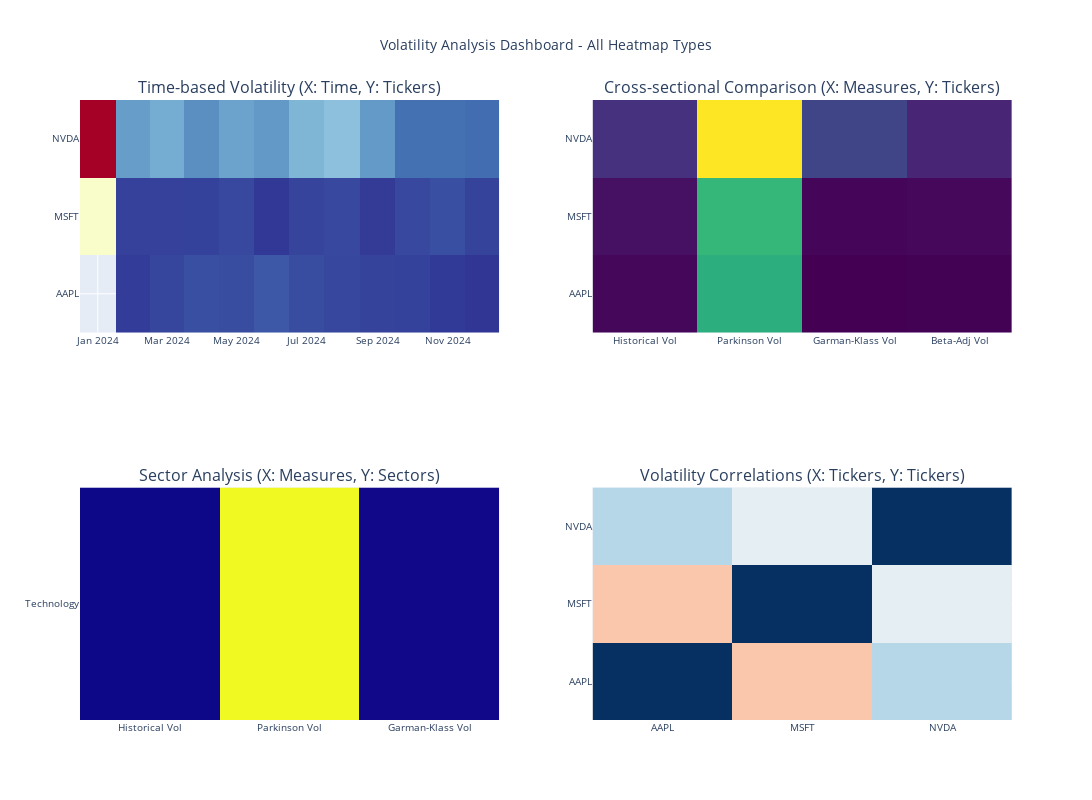

Write notebook code for a chart like this one.
### Markdown cell above
## Combined Dashboard View

Create a comprehensive dashboard showing all heatmaps in a single view.

### Code cell
# COMBINED DASHBOARD - All 4 heatmaps in subplots
fig_combined = make_subplots(
    rows=2, cols=2,
    subplot_titles=[
        'Time-based Volatility (X: Time, Y: Tickers)',
        'Cross-sectional Comparison (X: Measures, Y: Tickers)',
        'Sector Analysis (X: Measures, Y: Sectors)', 
        'Volatility Correlations (X: Tickers, Y: Tickers)'
    ],
    specs=[[{"type": "heatmap"}, {"type": "heatmap"}],
           [{"type": "heatmap"}, {"type": "heatmap"}]]
)

# Add heatmap 1: Time-based
fig_combined.add_trace(
    go.Heatmap(
        z=time_heatmap.T.values,
        x=time_heatmap.index.strftime('%Y-%m'),
        y=time_heatmap.columns,
        colorscale='RdYlBu_r',
        showscale=False,
        hovertemplate='Period: %{x}<br>Ticker: %{y}<br>Vol: %{z:.4f}<extra></extra>'
    ),
    row=1, col=1
)

# Add heatmap 2: Cross-sectional
fig_combined.add_trace(
    go.Heatmap(
        z=cross_sectional_heatmap.values,
        x=cross_sectional_heatmap.columns,
        y=cross_sectional_heatmap.index,
        colorscale='Viridis',
        showscale=False,
        hovertemplate='Measure: %{x}<br>Ticker: %{y}<br>Value: %{z:.4f}<extra></extra>'
    ),
    row=1, col=2
)

# Add heatmap 3: Sector
fig_combined.add_trace(
    go.Heatmap(
        z=sector_heatmap.values,
        x=sector_heatmap.columns,
        y=sector_heatmap.index,
        colorscale='Plasma',
        showscale=False,
        hovertemplate='Measure: %{x}<br>Sector: %{y}<br>Avg Vol: %{z:.4f}<extra></extra>'
    ),
    row=2, col=1
)

# Add heatmap 4: Correlation
fig_combined.add_trace(
    go.Heatmap(
        z=correlation_heatmap.values,
        x=correlation_heatmap.columns,
        y=correlation_heatmap.index,
        colorscale='RdBu',
        zmid=0,
        showscale=False,
        hovertemplate='%{y} vs %{x}<br>Correlation: %{z:.3f}<extra></extra>'
    ),
    row=2, col=2
)

fig_combined.update_layout(
    title_text="Volatility Analysis Dashboard - All Heatmap Types",
    title_x=0.5,
    width=1400,
    height=800,
    font=dict(size=10)
)

fig_combined.show()

### Figure 1 — Plotly figure (JSON) as saved in the notebook; plotly's stock layout.template omitted (floating-point values rounded to 4 significant figures)
{"data": [{"colorscale": [[0, "rgb(49,54,149)"], [0.1, "rgb(69,117,180)"], [0.2, "rgb(116,173,209)"], [0.3, "rgb(171,217,233)"], [0.4, "rgb(224,243,248)"], [0.5, "rgb(255,255,191)"], [0.6, "rgb(254,224,144)"], [0.7, "rgb(253,174,97)"], [0.8, "rgb(244,109,67)"], [0.9, "rgb(215,48,39)"], [1, "rgb(165,0,38)"]], "hovertemplate": "Period: %{x}<br>Ticker: %{y}<br>Vol: %{z:.4f}<extra></extra>", "showscale": false, "type": "heatmap", "x": ["2024-01", "2024-02", "2024-03", "2024-04", "2024-05", "2024-06", "2024-07", "2024-08", "2024-09", "2024-10", "2024-11", "2024-12"], "xaxis": "x", "y": ["AAPL", "MSFT", "NVDA"], "yaxis": "y", "z": [[NaN, 0.1749, 0.213, 0.2541, 0.2363, 0.283, 0.2389, 0.2185, 0.2003, 0.1981, 0.1653, 0.1515], [1.335, 0.1946, 0.1951, 0.1985, 0.2206, 0.161, 0.2071, 0.2217, 0.1708, 0.2217, 0.2483, 0.2009], [2.607, 0.5758, 0.641, 0.5116, 0.6005, 0.5545, 0.693, 0.7503, 0.5605, 0.3803, 0.38, 0.3645]]}, {"colorscale": [[0, "#440154"], [0.1111, "#482878"], [0.2222, "#3e4989"], [0.3333, "#31688e"], [0.4444, "#26828e"], [0.5556, "#1f9e89"], [0.6667, "#35b779"], [0.7778, "#6ece58"], [0.8889, "#b5de2b"], [1, "#fde725"]], "hovertemplate": "Measure: %{x}<br>Ticker: %{y}<br>Value: %{z:.4f}<extra></extra>", "showscale": false, "type": "heatmap", "x": ["Historical Vol", "Parkinson Vol", "Garman-Klass Vol", "Beta-Adj Vol"], "xaxis": "x2", "y": ["AAPL", "MSFT", "NVDA"], "yaxis": "y2", "z": [[0.1515, 1.183, 0.1224, 0.1273], [0.2009, 1.252, 0.1466, 0.1556], [0.3645, 1.816, 0.4739, 0.2945]]}, {"colorscale": [[0, "#0d0887"], [0.1111, "#46039f"], [0.2222, "#7201a8"], [0.3333, "#9c179e"], [0.4444, "#bd3786"], [0.5556, "#d8576b"], [0.6667, "#ed7953"], [0.7778, "#fb9f3a"], [0.8889, "#fdca26"], [1, "#f0f921"]], "hovertemplate": "Measure: %{x}<br>Sector: %{y}<br>Avg Vol: %{z:.4f}<extra></extra>", "showscale": false, "type": "heatmap", "x": ["Historical Vol", "Parkinson Vol", "Garman-Klass Vol"], "xaxis": "x3", "y": ["Technology"], "yaxis": "y3", "z": [[0.239, 1.417, 0.2476]]}, {"colorscale": [[0, "rgb(103,0,31)"], [0.1, "rgb(178,24,43)"], [0.2, "rgb(214,96,77)"], [0.3, "rgb(244,165,130)"], [0.4, "rgb(253,219,199)"], [0.5, "rgb(247,247,247)"], [0.6, "rgb(209,229,240)"], [0.7, "rgb(146,197,222)"], [0.8, "rgb(67,147,195)"], [0.9, "rgb(33,102,172)"], [1, "rgb(5,48,97)"]], "hovertemplate": "%{y} vs %{x}<br>Correlation: %{z:.3f}<extra></extra>", "showscale": false, "type": "heatmap", "x": ["AAPL", "MSFT", "NVDA"], "xaxis": "x4", "y": ["AAPL", "MSFT", "NVDA"], "yaxis": "y4", "z": [[1.0, -0.2771, 0.2845], [-0.2771, 1.0, 0.1003], [0.2845, 0.1003, 1.0]], "zmid": 0}], "layout": {"annotations": [{"font": {"size": 16}, "showarrow": false, "text": "Time-based Volatility (X: Time, Y: Tickers)", "x": 0.225, "xanchor": "center", "xref": "paper", "y": 1, "yanchor": "bottom", "yref": "paper"}, {"font": {"size": 16}, "showarrow": false, "text": "Cross-sectional Comparison (X: Measures, Y: Tickers)", "x": 0.775, "xanchor": "center", "xref": "paper", "y": 1, "yanchor": "bottom", "yref": "paper"}, {"font": {"size": 16}, "showarrow": false, "text": "Sector Analysis (X: Measures, Y: Sectors)", "x": 0.225, "xanchor": "center", "xref": "paper", "y": 0.375, "yanchor": "bottom", "yref": "paper"}, {"font": {"size": 16}, "showarrow": false, "text": "Volatility Correlations (X: Tickers, Y: Tickers)", "x": 0.775, "xanchor": "center", "xref": "paper", "y": 0.375, "yanchor": "bottom", "yref": "paper"}], "font": {"size": 10}, "height": 800, "title": {"text": "Volatility Analysis Dashboard - All Heatmap Types", "x": 0.5}, "width": 1400, "xaxis": {"anchor": "y", "domain": [0, 0.45]}, "xaxis2": {"anchor": "y2", "domain": [0.55, 1]}, "xaxis3": {"anchor": "y3", "domain": [0, 0.45]}, "xaxis4": {"anchor": "y4", "domain": [0.55, 1]}, "yaxis": {"anchor": "x", "domain": [0.625, 1]}, "yaxis2": {"anchor": "x2", "domain": [0.625, 1]}, "yaxis3": {"anchor": "x3", "domain": [0, 0.375]}, "yaxis4": {"anchor": "x4", "domain": [0, 0.375]}}}
